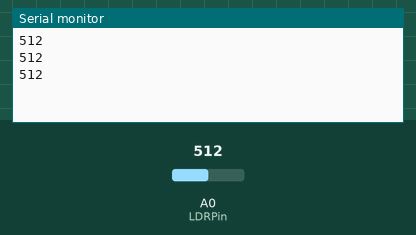
A sketch run on a simulated Arduino Uno, built with avr-gcc and run on an emulated ATmega328P. On the bench: the last lines printed to the serial monitor. The inputs (shaded band) are chosen by the test bench; at power-on: A0 (LDRPin) = 512.

Above: at 1.3 s.
1.4 s: A0 (LDRPin) set to 716
At 1.9 s:
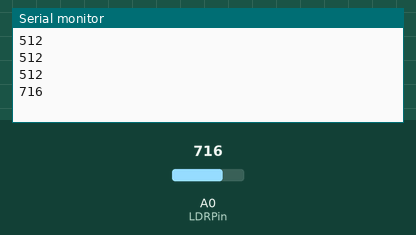
2.9 s: A0 (LDRPin) set to 900
At 3.4 s:
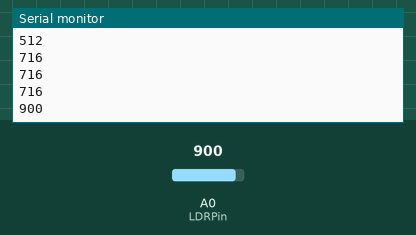
Timing chart, 0 to 5.9 s (numbered marks = the images above; inputs shaded):
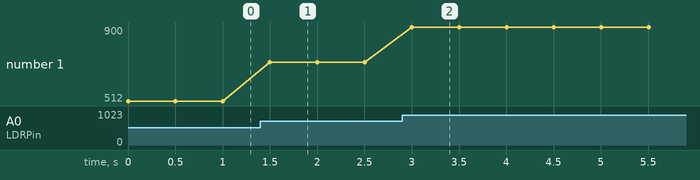

Measured:
- after the input at 1.4 s, the serial monitor: prints a new line after 0.10 s (image 1)
- after the input at 2.9 s, the serial monitor: prints a new line after 0.10 s (image 2)
- plotted number 1: 512 → 716 after the input at 1.4 s, 716 → 900 after the input at 2.9 s

The sketch:

ldr_Arduino.ino
```cpp
// Define the analog pin connected to the LDR
const int LDRPin = A0; // Analog pin A0
int LDRValue = 0;

void setup() {
  // Initialize serial communication at 9600 bits per second
  Serial.begin(9600);
}

void loop() {

  // Print the value to the serial monitor
  LDRValue = analogRead(LDRPin);
  Serial.println(LDRValue);

  // Wait for a short period to avoid flooding the serial monitor
delay(500);
}
```
